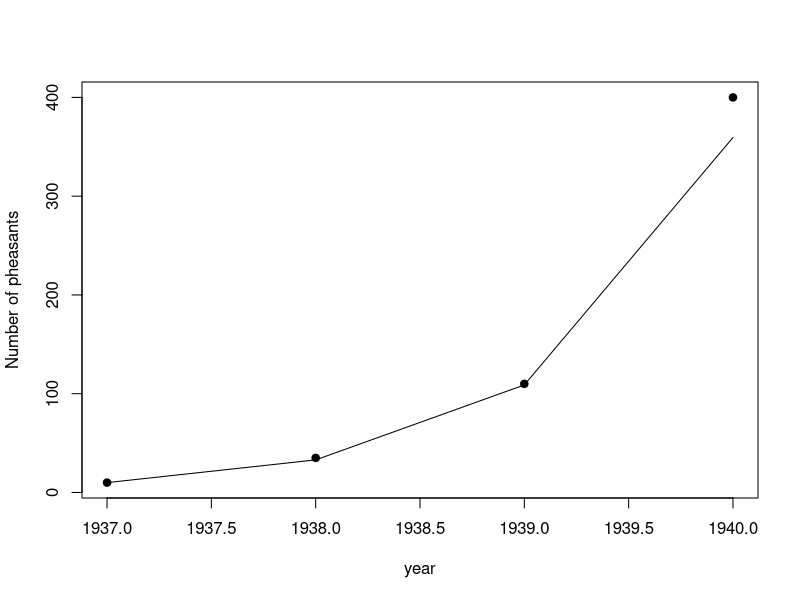
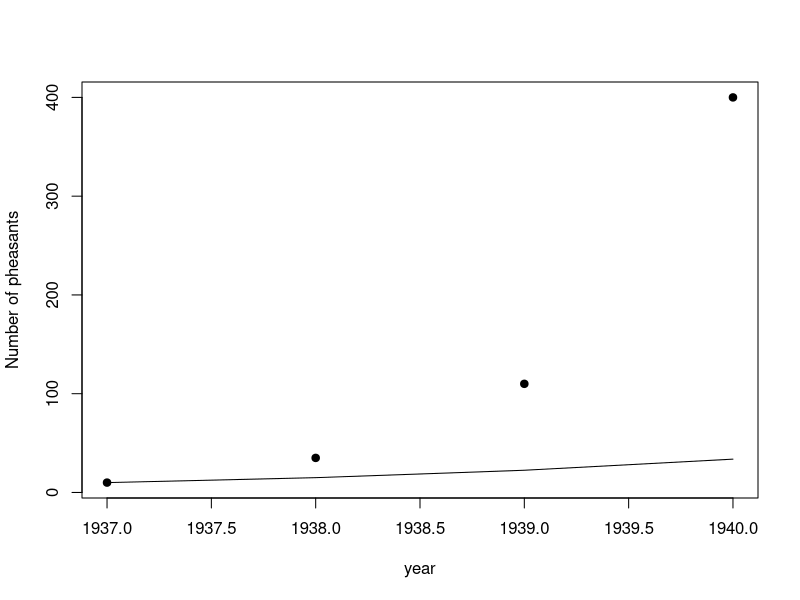

These figures' R source, in order:
## ---- chunk 1
data = data.frame(time = c(1937, 1938, 1939, 1940), population = c(10,35,110,400))
plot(data$time, data$population, ylab = "Number of pheasants",  xlab = "year", pch = 19)
lines(data$time, c(10, 10*3.3, 10*3.3^2, 10*3.3^3))
## ---- chunk 2
data = data.frame(time = c(1937, 1938, 1939, 1940), protection.island = c(10,35,110,400))
data
## ---- chunk 3
lambda <- 1.5
N0 <- 10
## ---- chunk 4
model <- c(N0*lambda^0, N0*lambda^1,N0*lambda^2,N0*lambda^3)
## ---- chunk 5
data2 <- cbind(data,model=model)
data2
## ---- chunk 6
plot(data2$time, data2$protection.island, ylab = "Number of pheasants",  xlab = "year", pch = 19)
lines(data2$time,data2$model)
